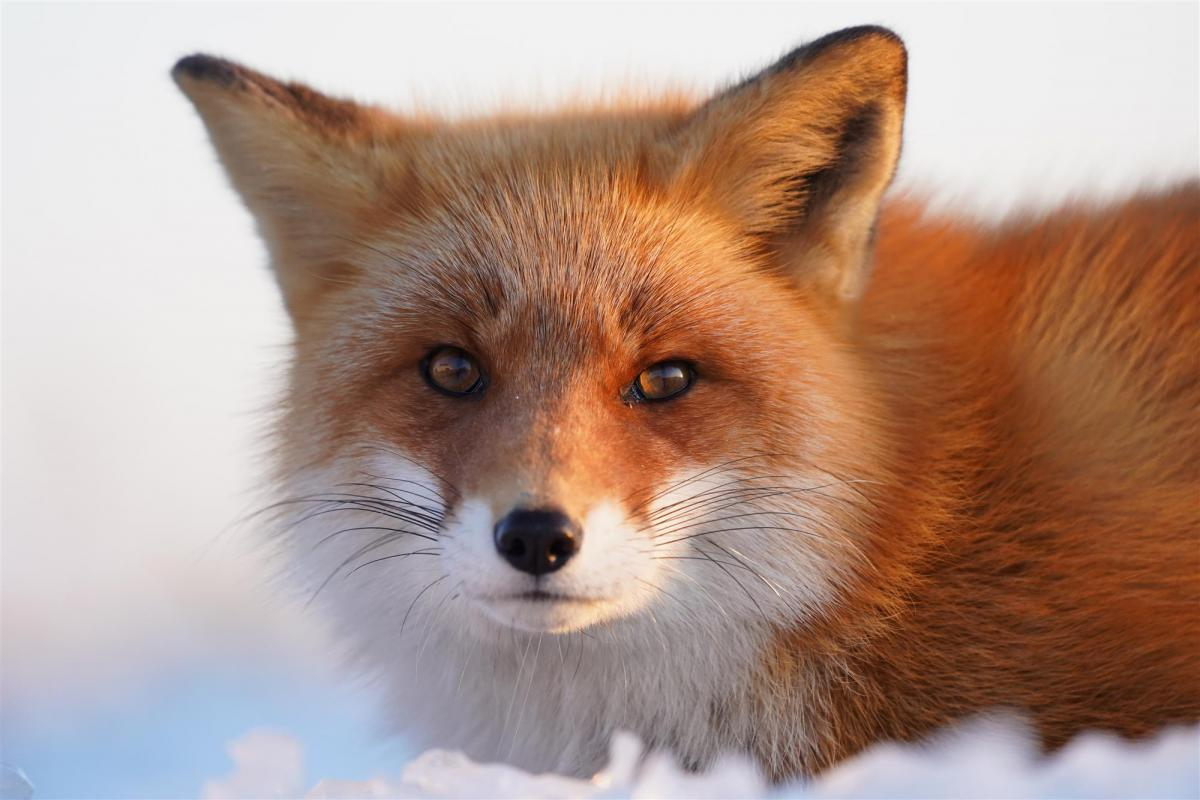
%> input picture clpsm.jpg, 1200 x 800 px
$ octave m_14_3_2_2.m   (GNU Octave 9; MATLAB toolbox functions it lacks are replaced by stand-ins)
%> lines starting %> are read from the running program, lines starting %| are printed output that depends on the picture
a=imread('clpsm.jpg');
%> a is the input picture: size 800x1200x3 uint8; mean R, G, B 175.7, 149.1, 137
b=imdivide(a,2);
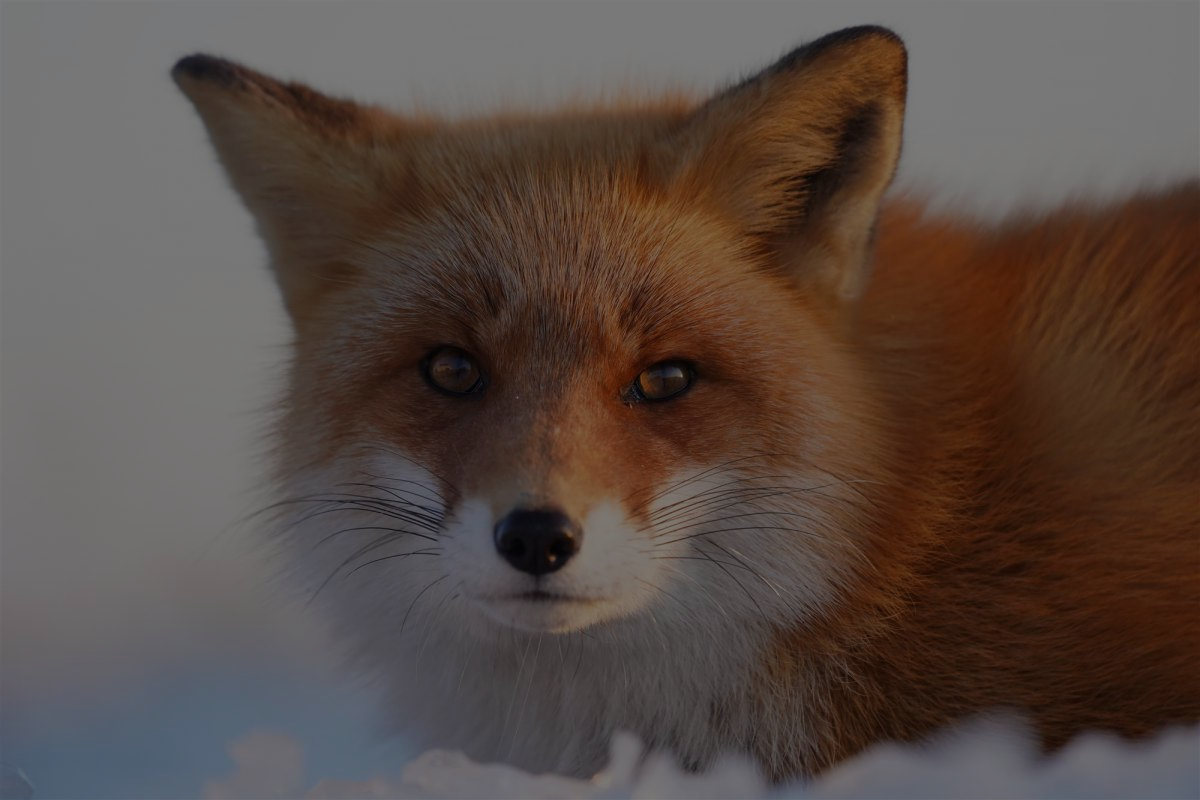
%> b: size 800x1200x3 uint8; mean R, G, B 88.1, 74.8, 68.8
c=immultiply(a,2);
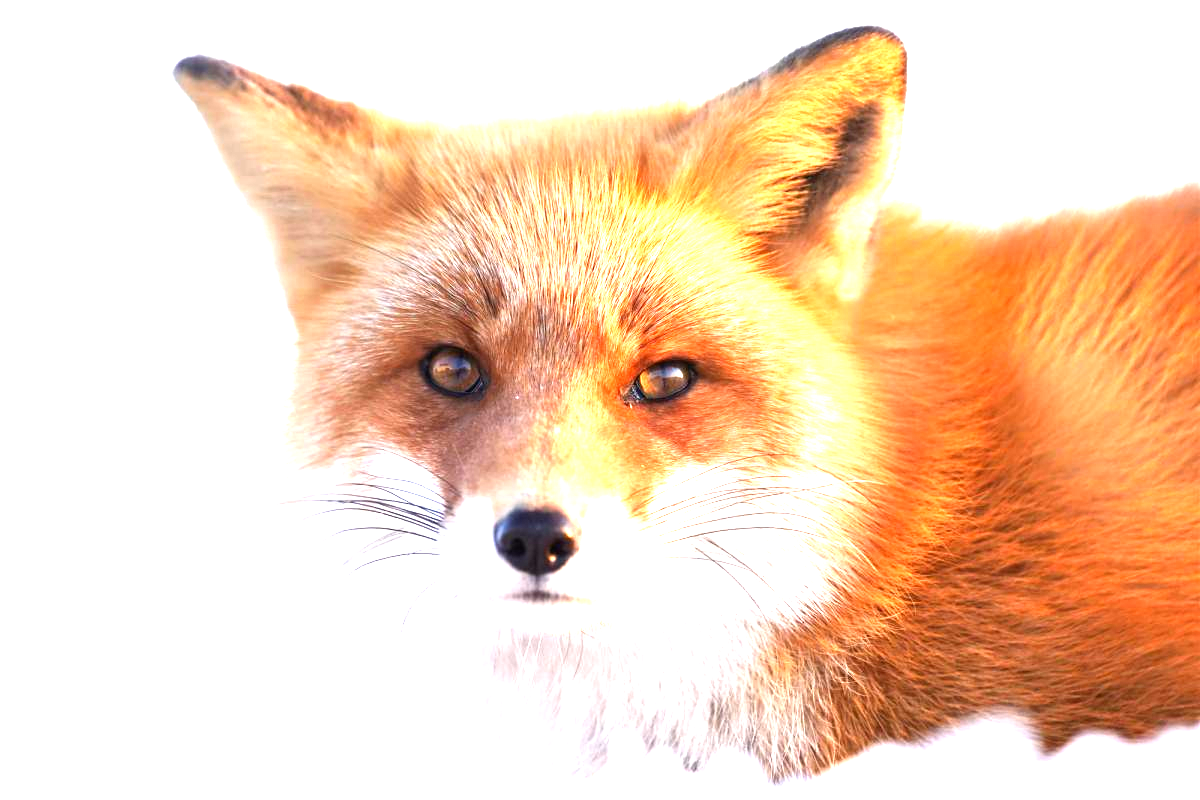
%> c: size 800x1200x3 uint8; mean R, G, B 245.6, 214.6, 187.6
d=imadd(b,128);
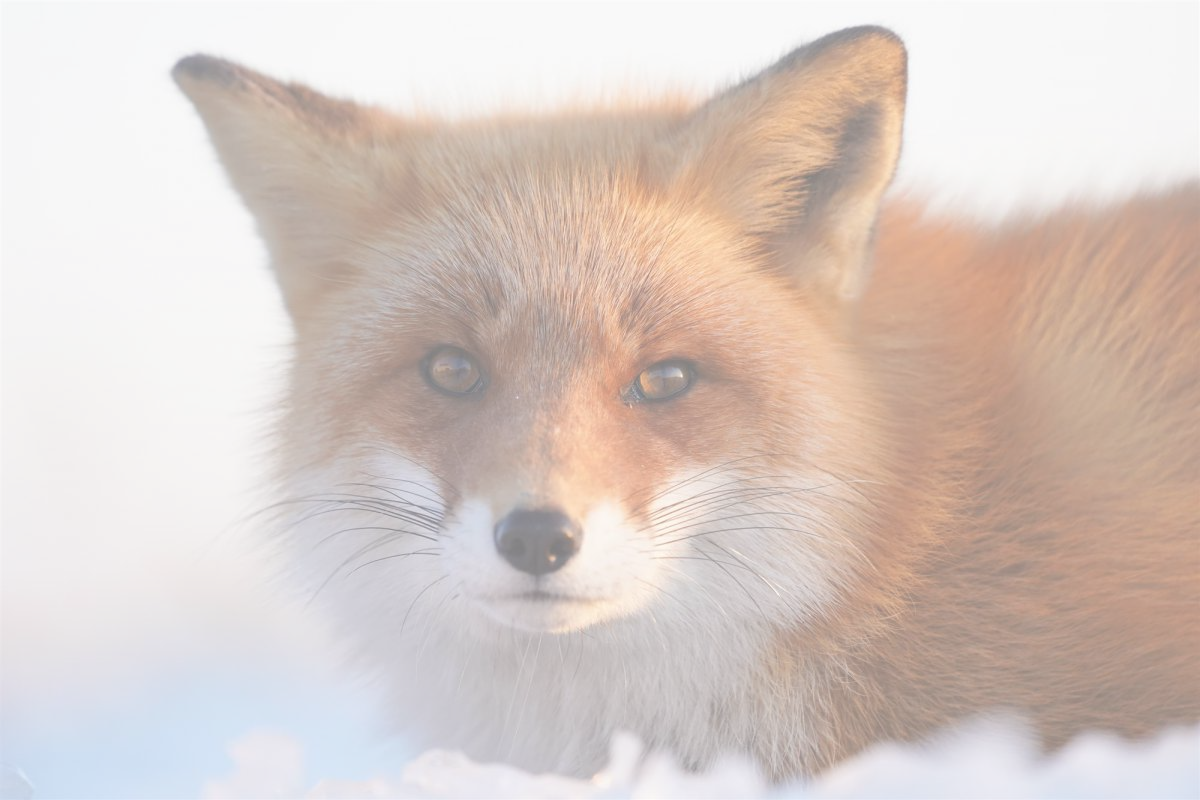
%> d: size 800x1200x3 uint8; mean R, G, B 216.1, 202.8, 196.8
subplot(2,3,1);%add,su,div
imshow(a);
title('original');
subplot(2,3,2);%add,su,div
imshow(a-128);
title('sub(128)');
subplot(2,3,3);%add,su,div
imshow(a+128);
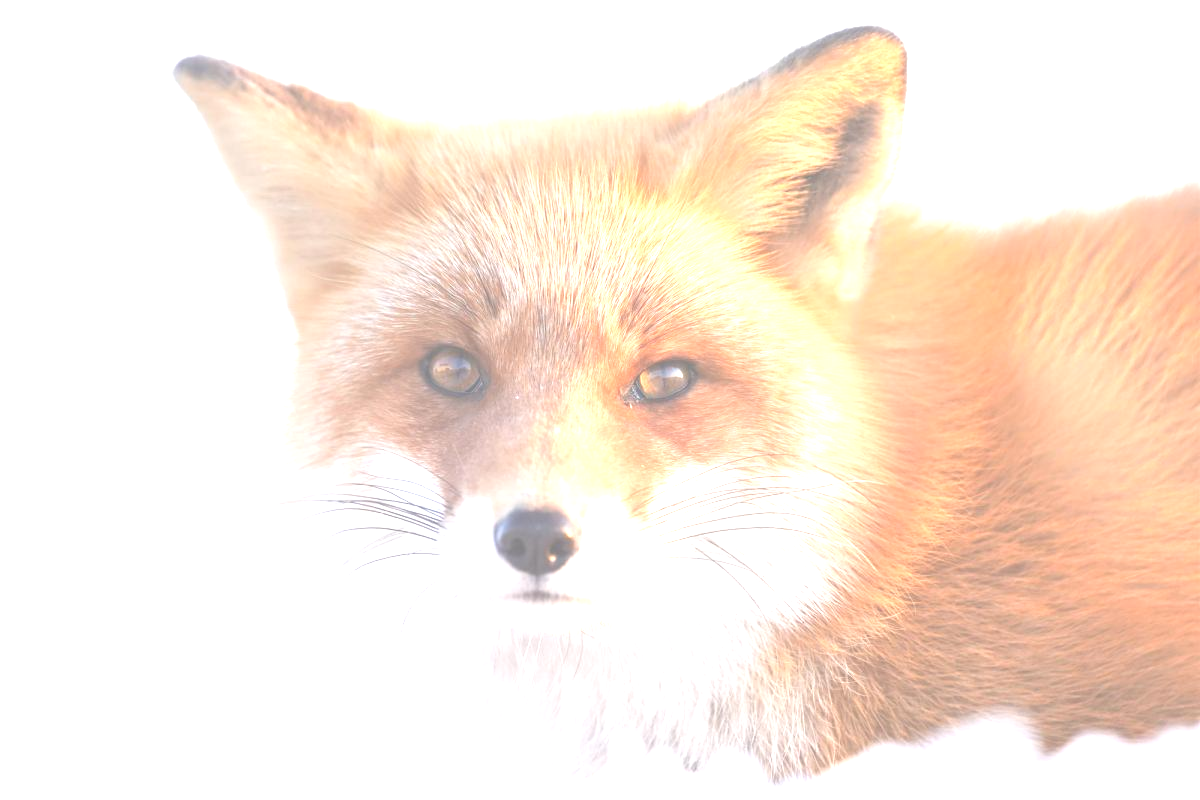
%> displayed picture: size 800x1200x3, on the screen's scale of 0 to 255; mean R, G, B 250.4, 235, 221.5
title('add(128)');
subplot(2,3,4);%add,su,div
imshow(b);
title('a/2');
subplot(2,3,5);%add,su,div
imshow(c);
title('a*2');
subplot(2,3,6);%add,su,div
imshow(d);
title('a/2+128');
